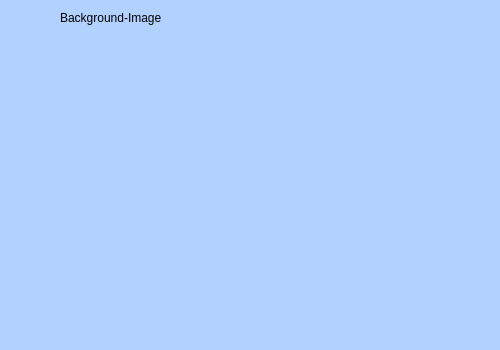
<?xml version="1.0" encoding="UTF-8"?>
<ui version="4.0">
 <class>MainWindow</class>
 <widget class="QMainWindow" name="MainWindow">
  <property name="geometry">
   <rect>
    <x>0</x>
    <y>0</y>
    <width>500</width>
    <height>350</height>
   </rect>
  </property>
  <property name="windowTitle">
   <string>MainWindow</string>
  </property>
  <property name="styleSheet">
   <string notr="true">background-color: rgb(178, 209, 255);</string>
  </property>
  <widget class="QWidget" name="centralwidget">
   <widget class="QLabel" name="label_2">
    <property name="geometry">
     <rect>
      <x>60</x>
      <y>10</y>
      <width>121</width>
      <height>16</height>
     </rect>
    </property>
    <property name="text">
     <string>Background-Image</string>
    </property>
   </widget>
   <widget class="QLabel" name="label_5">
    <property name="geometry">
     <rect>
      <x>50</x>
      <y>40</y>
      <width>381</width>
      <height>221</height>
     </rect>
    </property>
    <property name="autoFillBackground">
     <bool>false</bool>
    </property>
    <property name="styleSheet">
     <string notr="true">image: url(:/ejercicios/gatoese.jpg);</string>
    </property>
    <property name="text">
     <string/>
    </property>
    <property name="scaledContents">
     <bool>true</bool>
    </property>
   </widget>
  </widget>
  <widget class="QMenuBar" name="menubar">
   <property name="geometry">
    <rect>
     <x>0</x>
     <y>0</y>
     <width>500</width>
     <height>21</height>
    </rect>
   </property>
  </widget>
  <widget class="QStatusBar" name="statusbar"/>
 </widget>
 <resources>
  <include location="../Archivos/Recursos.qrc"/>
 </resources>
 <connections/>
</ui>
